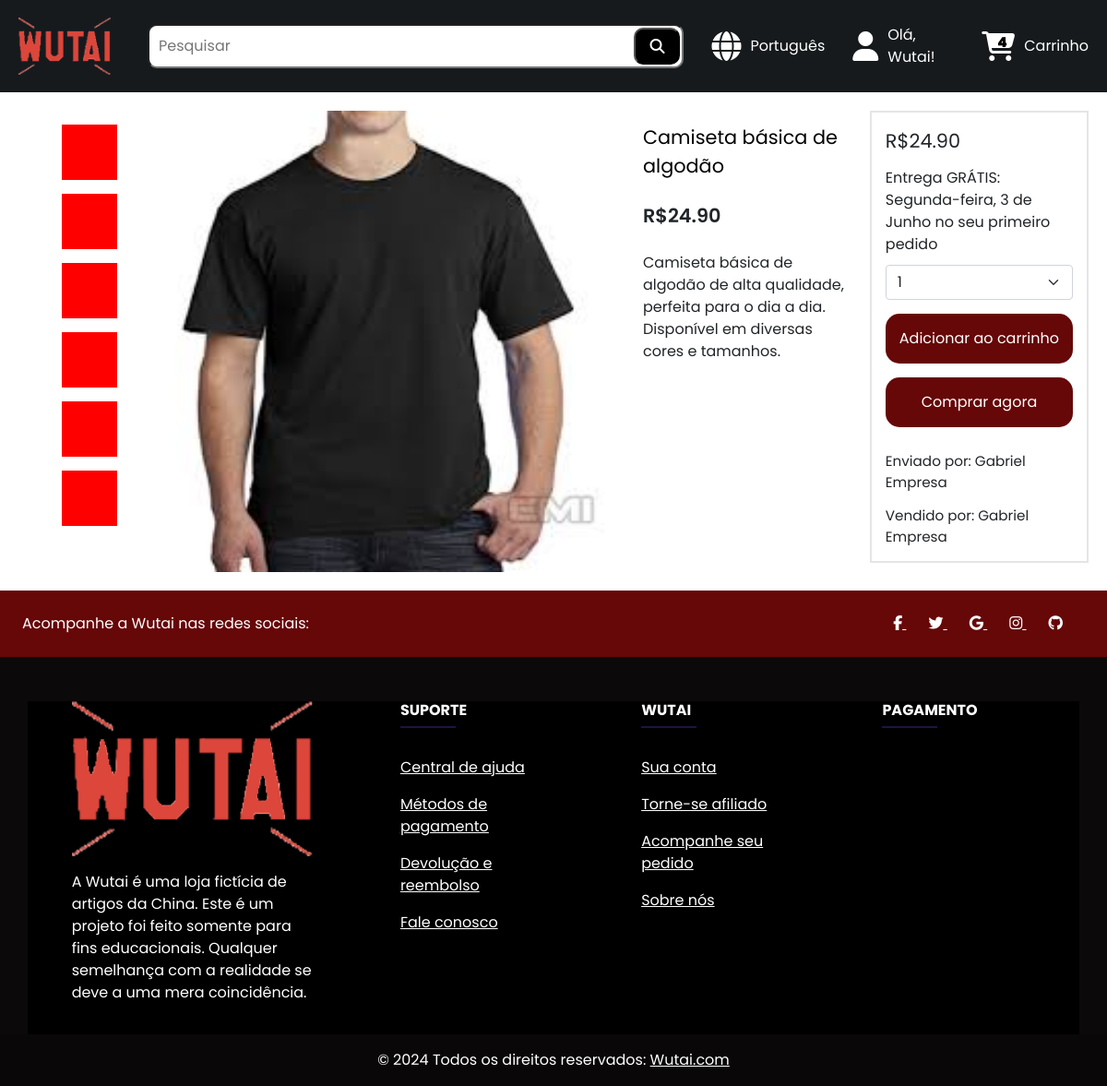
Page /Wutai/website/products/products_page.php?productId=20 (signed in) on the committed database.
### tables this page shows
CREATE TABLE `product` (
  `idProduct` bigint(20) NOT NULL,
  `productName` varchar(100) NOT NULL,
  `category` varchar(60) NOT NULL,
  `quantity` int(11) NOT NULL,
  `productDescription` varchar(1000) NOT NULL,
  `productImage` varchar(255) NOT NULL,
  `price` decimal(10,2) NOT NULL,
  `deliver` varchar(60) NOT NULL,
  `idSeller` bigint(20) DEFAULT NULL
);

CREATE TABLE `seller` (
  `idSeller` bigint(20) NOT NULL,
  `enterpriseName` varchar(60) NOT NULL,
  `creationDate` datetime NOT NULL DEFAULT current_timestamp(),
  `idUser` bigint(20) DEFAULT NULL
);

### Wutai/website/products/products_page.php (the view, shortened to what this page needs)
<!DOCTYPE html>
<html lang="pt-BR">
<head>
    <link rel="stylesheet" href="../../styles/header.css">
    <link rel="stylesheet" href="../../styles/productPage.css">
    <link rel="stylesheet" href="../../styles/footer.css">
    <link href="https://cdn.jsdelivr.net/npm/bootstrap@5.0.2/dist/css/bootstrap.min.css" rel="stylesheet">
</head>
<body>
    <?php include('../header/header.php');
    $product = mysqli_query($conn, "SELECT * FROM `product` WHERE `idProduct` = '$_GET[productId]'");
    $idSellerResult = mysqli_query($conn, "SELECT * FROM `product` WHERE `idProduct` = '$_GET[productId]'");
    $idSeller = mysqli_fetch_array($idSellerResult);
    if ($idSeller) {
        $sellerNameResult = mysqli_query($conn, "SELECT * FROM `seller` WHERE `idSeller` = '$idSeller[idSeller]'");
        $seller = mysqli_fetch_array($sellerNameResult);
    }
    while ($usuario = mysqli_fetch_assoc($product)) {
    ?>
        <div class="product__container">
            <div class="product__image__container">
                <ul>
                    <li></li>
                    <li></li>
                    <li></li>
                    <li></li>
                    <li></li>
                    <li></li>
                </ul>
                <div class="product__image"><img src="/php_programs/Wutai/Wutai/website/seller/productCRUD/<?php echo $usuario['productImage'] ?>" alt=""></div>
            </div>
            <div class="product__title">
                <span id="titleProduct"><?php echo $usuario['productName']; ?></span>
                <span id="priceProduct">R$ <span><?php echo $usuario['price']; ?></span></span>
                <span class="product__details"><?php echo $usuario['productDescription']; ?></span>
            </div>
            <div class="product__price">
                <span class="price__span">R$<?php echo $usuario['price']; ?></span>
                <span>Entrega GRÁTIS: Segunda-feira, 3 de Junho no seu primeiro pedido</span>
                <form method="POST" action="/php_programs/Wutai/Wutai/website/user/cart/addProductCart.act.php">
                    <select class="form-select" aria-label="Default select example" style="margin-top: 10px;" name="quantity">
                        <?php
                            $quantity = $usuario['quantity'];
                            for ($i = 1; $i <= $quantity; $i++) {
                                echo "<option value='$i'>$i</option>";
                            }
                        ?>
                    </select>
                    <input type="submit" value="Adicionar ao carrinho" style="width: 100%;">
                </form>
                <form action="buyNow.act.php" method="POST">
                    <input type="submit" value="Comprar agora" style="width: 100%;">
                </form>
                <div class="product__price__details__seller">
                    <span class="span__seller">Enviado por: <?php echo $usuario['deliver']; ?></span></span>
                    <span class="span__seller">Vendido por: <?php echo $seller['enterpriseName']; ?></span></span>
                </div>
            </div>
        </div>
    <?php
    }
    include('../footer/footer.php')
    ?>
</body>
</html>

### Wutai/styles/header.css (style rules this page uses)
* { margin: 0; padding: 0; box-sizing: border-box; font-family: "Poppins", sans-serif; }

### Wutai/styles/productPage.css (style rules this page uses)
* { margin: 0; padding: 0; box-sizing: border-box; font-family: "Poppins", sans-serif; }
.product__container { width: 100%; display: flex; flex-direction: row; padding: 20px; }
.product__container span { margin-top: 13px; display: flex; flex-direction: row; align-items: flex-end; }
.product__container .product__image__container { height: auto !important; width: 100% !important; display: flex; flex-direction: row; }
.product__container .product__image__container ul { height: 100%; }
.product__container .product__image__container ul li { width: 5% !important; padding: 30px; list-style: none; display: flex; flex-direction: column; margin: 15px; background-color: red; }
.product__container .product__image { height: 100% !important; display: flex; flex-direction: column; align-items: center; padding: 0 15px; }
.product__container .product__image img { width: 500px !important; height: 500px !important; }
.product__container .product__title { width: 100%; margin: 0 10px; padding: 0 15px; display: flex; flex-direction: column; }
.product__container .product__title #titleProduct { width: 100%; font-size: clamp(1rem, 10vw, 1.3rem); color: black; }
.product__container .product__title #priceProduct { margin: 10px 0; font-size: clamp(1rem, 10vw, 1.3rem); font-weight: 600; }
.product__container .product__price { border: rgba(195, 195, 195, 0.4392156863) 2px solid; display: flex; flex-direction: column; padding: 15px; width: 52%; height: 100%; }
.product__container .product__price input { margin-top: 15px; padding: 15px; background-color: #660708; color: #fff; border: none; border-radius: 15px; }
.product__container .product__price .price__span { font-size: clamp(1rem, 10vw, 1.3rem); margin: 0; }
.product__container .product__price__details__seller { margin-top: 13px !important; display: flex; flex-direction: column; justify-content: space-between; font-size: clamp(0.3rem, 2.5vw, 0.95rem); }
.product__container .product__price__details__seller .span__seller { display: flex; justify-content: space-between; }

### Wutai/styles/footer.css (style rules this page uses)
* { margin: 0; padding: 0; box-sizing: border-box; font-family: "Poppins", sans-serif; }

### rows in the picture
product: productImage (picture), productName "Camiseta básica de algodão", price "24.90", productDescription "Camiseta básica de algodão de alta qualidade, perfeita para o dia a dia. Disponível em diversas cores e tamanhos.", deliver "Gabriel Empresa", idSeller.enterpriseName "Gabriel Empresa"

### other values in the picture
$name "Wutai"
$count[0] "4"
form field quantity "1"
